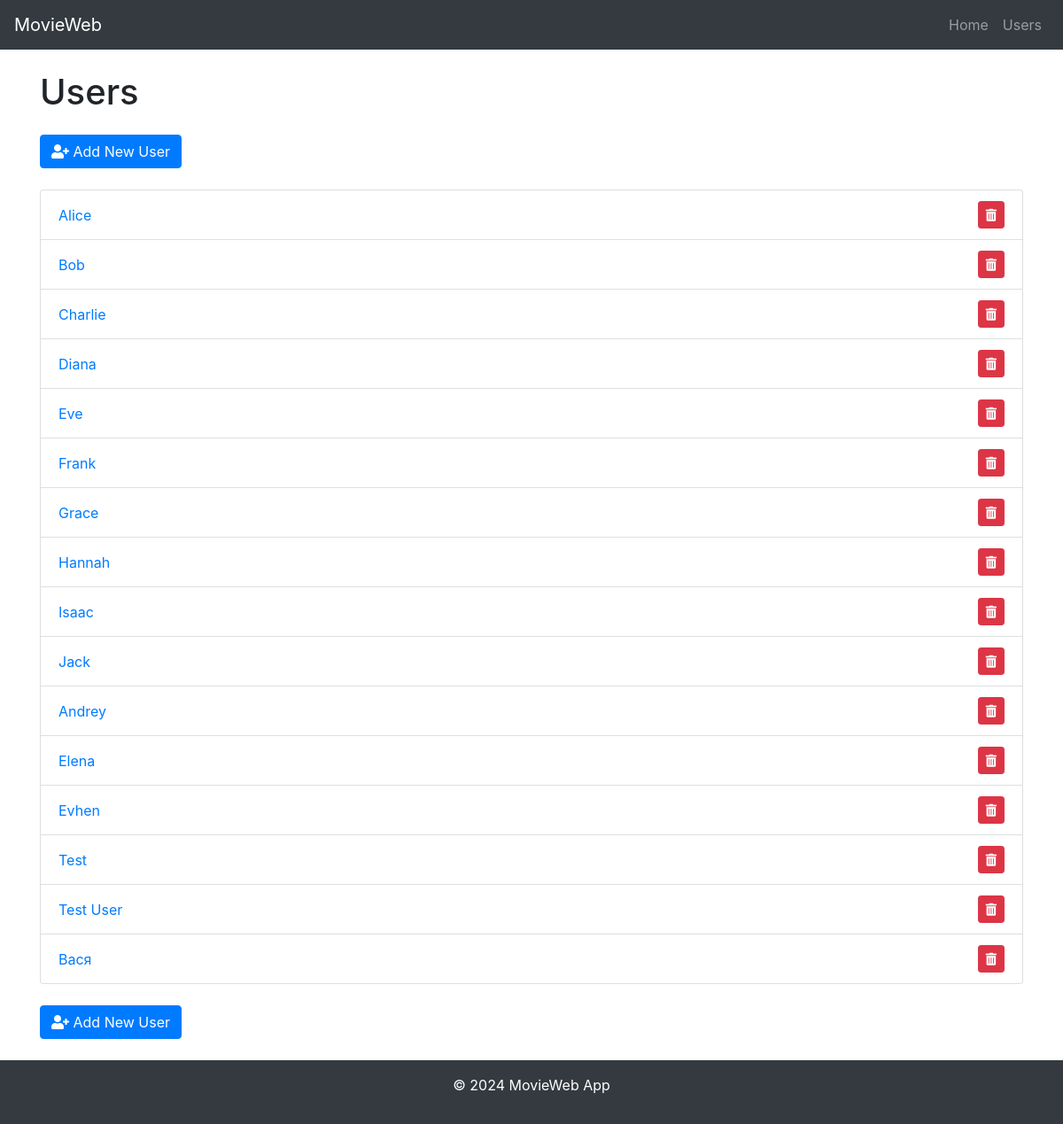
/users, run on an earlier commit of the app's database.
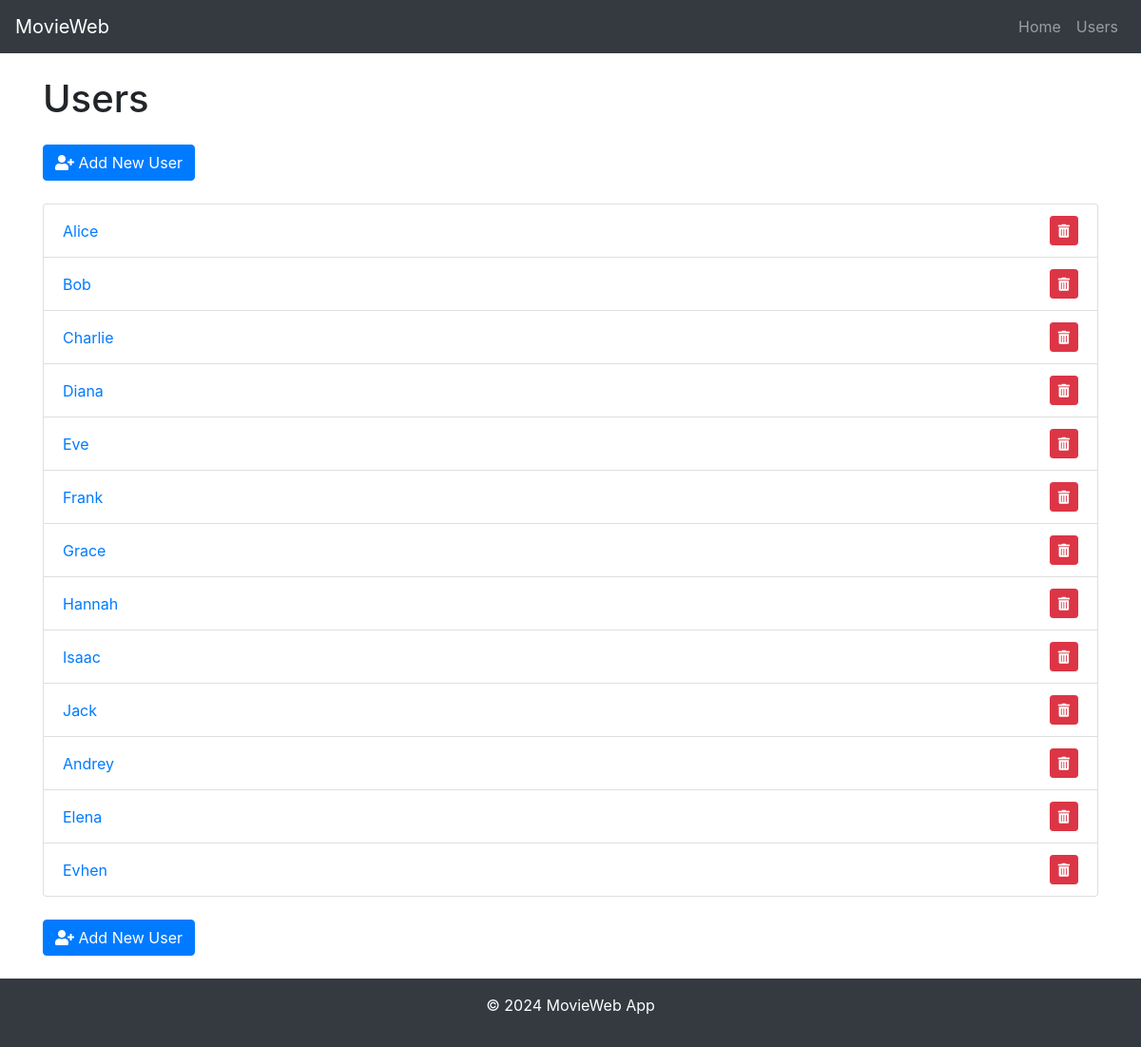
And on a later commit of the database.
### datamanager/models.py (models this page shows, shortened)
class BaseModel(db.Model):
    __abstract__ = True  # Mark this class as abstract; it won't be created as a table.

class User(BaseModel):
    __tablename__ = 'users'
    id = db.Column(db.Integer, primary_key=True, autoincrement=True)
    name = db.Column(db.String(100), nullable=False, unique=True)

### routes/html_routes.py (the view)
    @html_routes.route('/users')
    @handle_errors()
    def list_users():
        users = data_manager.get_all_users()
        return render_template('users.html', users=users)

### datamanager/sqlite_data_manager.py (called while the page is built)
    def get_all_users(self):
        return User.query.all()

### templates/users.html (shortened to what this page needs)
{% extends "base.html" %}
{% block content %}
<div class="mt-4">
    <h1 class="mb-4">Users</h1>
    <div class="mt-4">
        <a href="{{ url_for('html_routes.add_user') }}" class="btn btn-primary">
            <i class="fas fa-user-plus"></i> Add New User
        </a>
    </div>
    <br>
    <ul class="list-group">
        {% for user in users %}
            <li class="list-group-item d-flex justify-content-between align-items-center">
                <a href="{{ url_for('html_routes.user_movies', user_id=user.id) }}" class="text-primary">
                    {{ user.name }}
                </a>
                <div>
                    <form action="{{ url_for('html_routes.delete_user', user_id=user.id) }}" method="POST" style="display:inline;">
                        <button type="submit" class="btn btn-danger btn-sm" onclick="return confirm('Are you sure you want to delete this user?')">
                            <i class="fas fa-trash-alt"></i>
                        </button>
                    </form>
                </div>
            </li>
        {% endfor %}
    </ul>
    <div class="mt-4">
        <a href="{{ url_for('html_routes.add_user') }}" class="btn btn-primary">
            <i class="fas fa-user-plus"></i> Add New User
        </a>
    </div>
    <br>
</div>
{% endblock %}

What changed in the data, as far as the page shows it:
removed User: name "Test"
removed User: name "Test User"
removed User: name "Вася"
